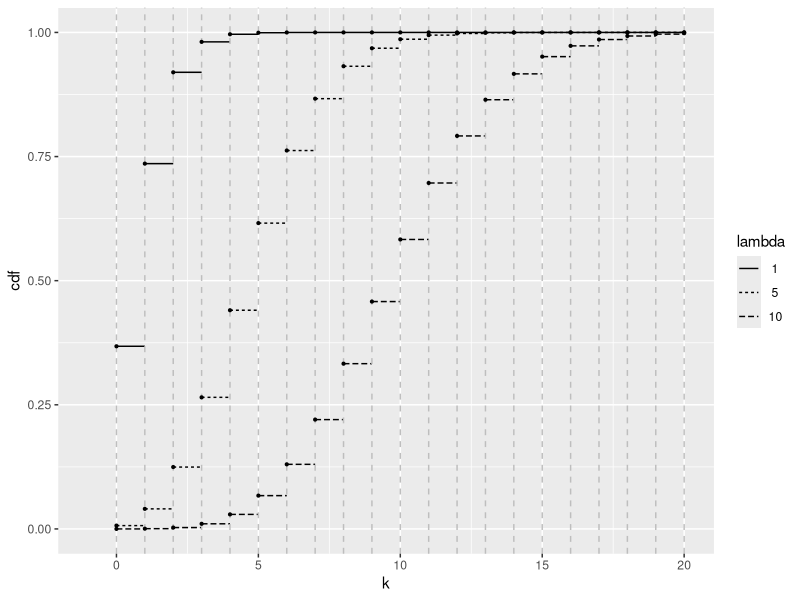

This chart was generated by the following R code:
## ---- chunk 1
#| echo: false
#| message: false
#| warning: false
#| label: fig-distribpoisson
#| 
#| fig-cap: |
#|   Cumulative distribution functions for Poisson distributions with 
#|   different parameters. 
#|   Observe that, apparently, $\mu \leq \nu \Rightarrow F_{\mu} \geq F_{\nu}$. 
#|   How would you establish this domination property?


x = as.integer(seq(0, 20, by=1))
lambdas =  c(1, 5, 10)

df <- as.data.frame(c(list("x"=x),
                      lambdas |> purrr::map(.f = function(p) ppois(x, p))))

names(df) <- c("k", format(lambdas, digits=2))

df <- tidyr::gather(df, key="lambda", value="cdf", -k)

df <- df  |>
          dplyr::mutate(kend = ifelse(k<max(x), k+1, NA),
                 cdfend = ifelse(k<max(x), cdf, NA))

p <- df |>
     ggplot2::ggplot() +
     ggplot2::aes(x=k, y=cdf, xend=kend, yend=cdfend, linetype=lambda)+
     ggplot2::geom_segment() +
     ggplot2::geom_vline(ggplot2::aes(xintercept=k), linetype=2, color="grey") +
     ggplot2::geom_point(mapping=ggplot2::aes(x=k, y=cdf), size=.75, color=1) +
     ggplot2::scale_fill_discrete(guide=ggplot2::guide_legend(title="Parameter")) +
     ggplot2::xlab("k") +
     ggplot2::ylab("cdf") +
     ggplot2::xlim(xlim = c(-1, 20))

p

rm(df, lambdas, x)

# %%
